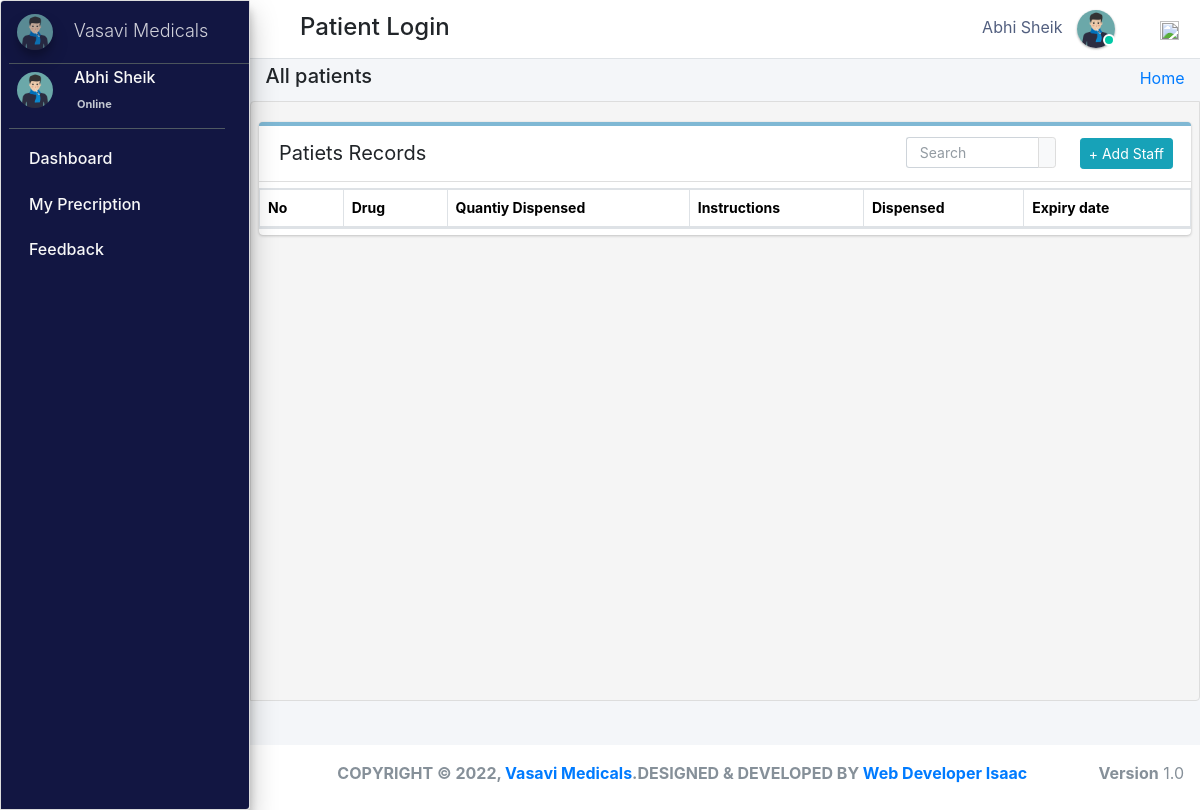
/taken_home/ (signed in), run on an earlier commit of the app's database.
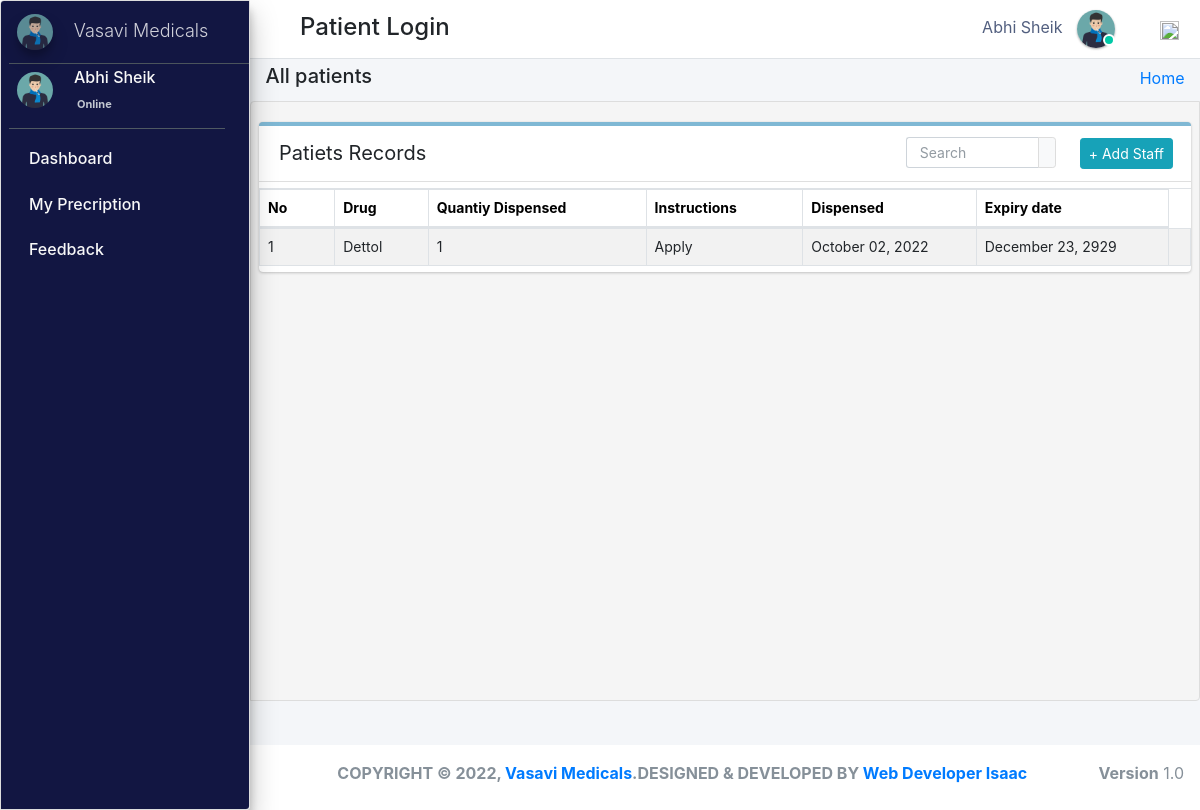
And on a later commit of the database.
### pharmacy/models.py (models this page shows)
class Dispense(models.Model):
    patient_id = models.ForeignKey(Patients, on_delete=models.DO_NOTHING,null=True)
    drug_id = models.ForeignKey(Stock, on_delete=models.SET_NULL,null=True,blank=False)
    dispense_quantity = models.PositiveIntegerField(default='1', blank=False, null=True)
    taken=models.CharField(max_length=300,null=True, blank=True)
    stock_ref_no=models.CharField(max_length=300,null=True, blank=True)
    instructions=models.TextField(max_length=300,null=True, blank=False)
    dispense_at = models.DateTimeField(auto_now_add=True,null=True, blank=True)

class Stock(models.Model):
    category = models.ForeignKey(Category,null=True,on_delete=models.CASCADE,blank=True)
    drug_imprint=models.CharField(max_length=6 ,blank=True, null=True)
    drug_name = models.CharField(max_length=50, blank=True, null=True)
    drug_color = models.CharField(max_length=50, blank=True, null=True)
    drug_shape = models.CharField(max_length=50, blank=True, null=True)
    quantity = models.IntegerField(default='0', blank=True, null=True)
    receive_quantity = models.IntegerField(default='0', blank=True, null=True)
    reorder_level = models.IntegerField(default='0', blank=True, null=True)
    manufacture= models.CharField(max_length=50, blank=True, null=True)
    last_updated = models.DateTimeField(auto_now_add=False, auto_now=True)
    timestamp = models.DateTimeField(auto_now_add=True, auto_now=False)
    drug_strength= models.CharField(max_length=10, blank=True, null=True)
    valid_from = models.DateTimeField(blank=True, null=True,default=timezone.now)
    valid_to = models.DateTimeField(blank=False, null=True)
    drug_description=models.TextField(blank=True,max_length=1000,null=True)
    drug_pic=models.ImageField(default="images2.png",null=True,blank=True)
    objects = ExpiredManager()
    def __str__(self):
        return str(self.drug_name)

### pharmacy/patient_view.py (the view)
# urls.py: path('taken_home/',patient_view.patient_dispense3,name='taken_home'),
def patient_dispense3(request):
    patient_obj = Patients.objects.get(admin=request.user.id)
    patient_dispen=patient_obj.dispense_set.all()
    context={
        "dispense":patient_dispen
    }
    return render(request, "patient_templates/patient_dispense.html", context)

### pharmacy/templates/patient_templates/patient_dispense.html (shortened to what this page needs)
{% extends 'patient_templates/base_template.html'%} {% block page_title %}
<h5>All patients</h5>
{% endblock page_title %} {% block main_content %}
<section class="content">
    <div class="row">
        <div class="col-md-12">
            <div class="card manage sc2">
                <div class="card-header">
                    <span>Patiets Records</span>
                    <div class="card-tools d-flex">
                        <form role="form" method="POST" action="" enctype="multipart/form-data" class="mr-4 mt-1">
                            <div class="input-group input-group-sm" style="width: 150px;">
                                <input type="text" name="search" class="form-control float-right" placeholder="Search">
                                <div class="input-group-append">
                                    <button type="submit" class="btn btn-default"></button>
                                </div>
                            </div>
                        </form>
                        <a class="btn btn-sm btn-info mr-2" href="{% url 'patient_form' %}" role="button">+ Add Staff</a>
                    </div>
                </div>
                <table class="table table-bordered table-hover dataTable">
                    <thead>
                        <tr>
                            <th>No</th>
                            <th>Drug</th>
                            <th>Quantiy Dispensed</th>
                            <th>Instructions</th>
                            <th>Dispensed</th>
                            <th>Expiry date</th>
                        </tr>
                    </thead>
                    <tbody>
                        {% for stock in dispense %}
                        <tr class="hov">
                            <td>{{forloop.counter}}</td>
                            <td>{{stock.drug_id}}</td>
                            <td>{{stock.dispense_quantity}}</td>
                            <td class="lopy">{{stock.instructions}}</td>
                            <td>{{stock.dispense_at|date:"F d, Y"}}</td>
                            <td>{{stock.drug_id.valid_to |date:"F d, Y"}}</td>
                            <td>
                            </td>
                        </tr>
                        {% endfor %}
                    </tbody>
                </table>
            </div>
        </div>
    </div>
</section>
{% endblock %}

What changed in the data, as far as the page shows it:
added Dispense: drug_id "Dettol", dispense_quantity "1", instructions "Apply", dispense_at "October 02, 2022", drug_id.valid_to "December 23, 2929"
